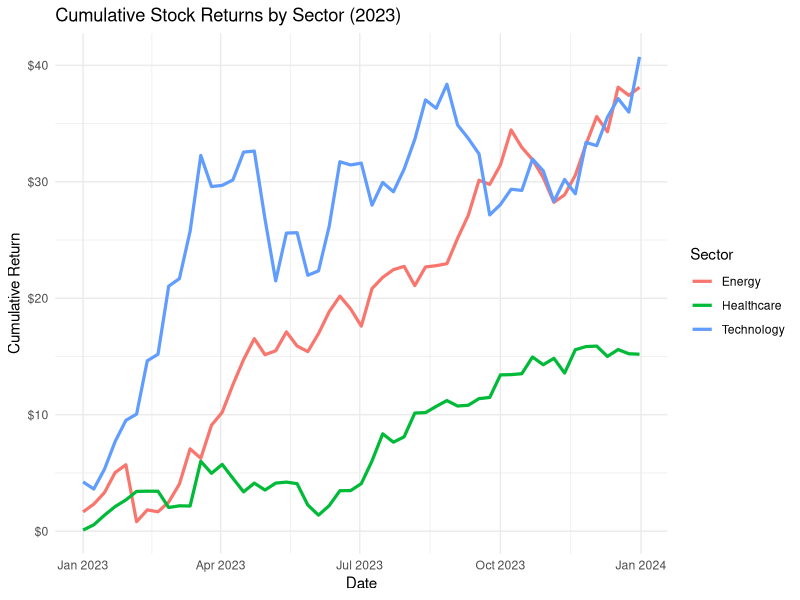
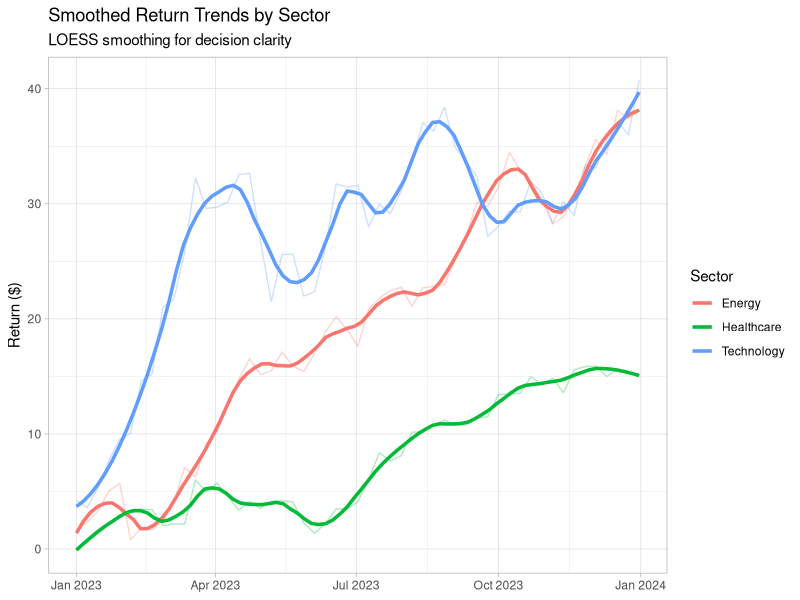
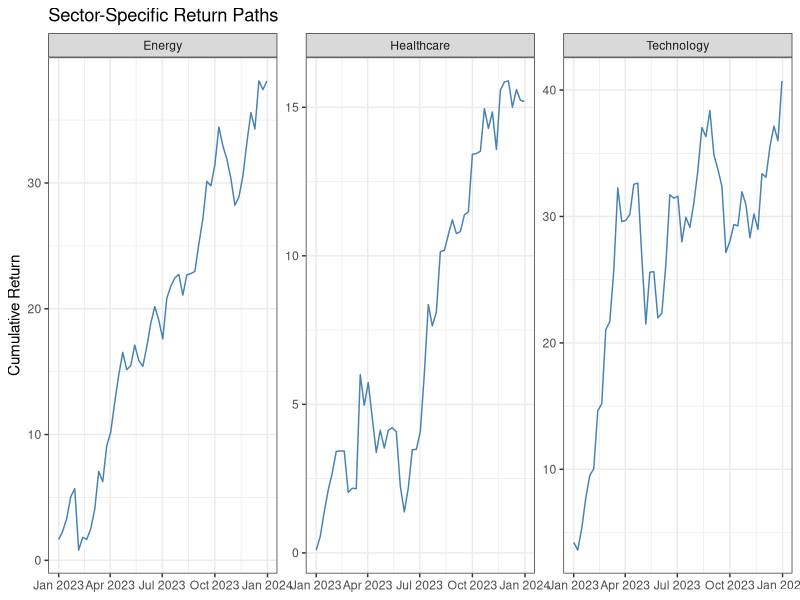
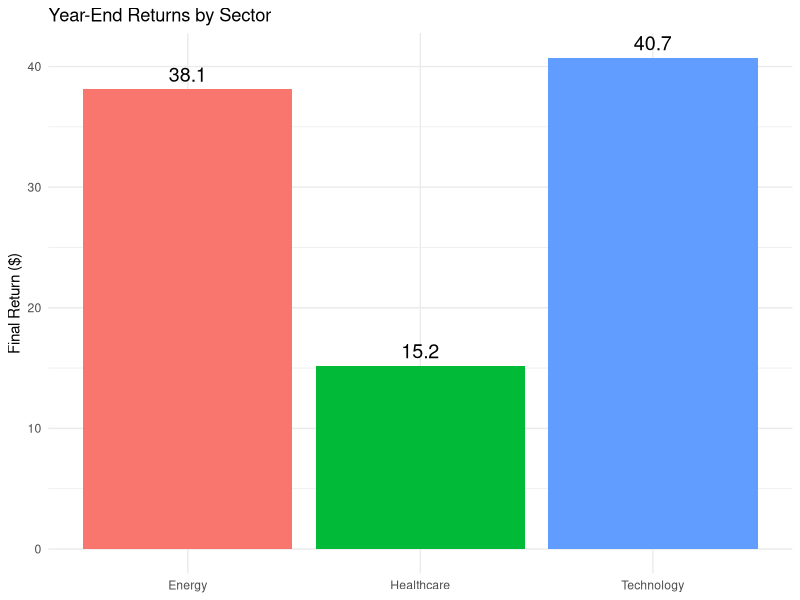
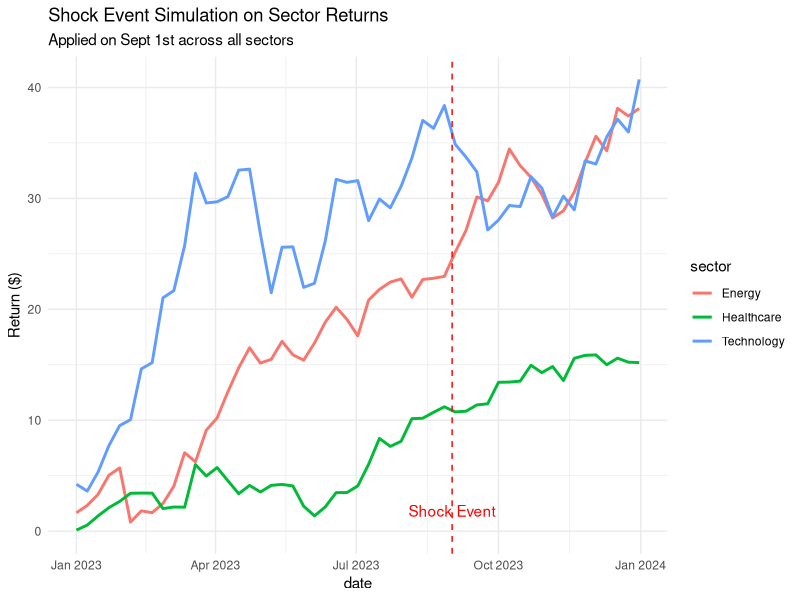

Write the R code that produced these figures, in order.
# Finance-Driven Data Visualization with ggplot2
# Author: Dr. Sunday Adetunji, MD PhD Epi | Data Science & Quant Finance
# Title: "Visual Finance: Strategic Insight from Charts"

# Rooted in insights from:
# - Osterwalder & Pigneur’s *Business Model Generation* (value proposition, key metrics, revenue streams)
# - Berk & DeMarzo’s *Corporate Finance* (risk, return, CAPM, capital budgeting, firm valuation)
# - Dyer et al.’s *Innovator’s DNA* (creative associations for data storytelling)

# ----------------------------------------------------------
# 1. Setup: Libraries & Data Simulation
# ----------------------------------------------------------
library(tidyverse)
library(scales)

# Simulated data for 3 key sectors
set.seed(42)
dates <- seq(as.Date("2023-01-01"), as.Date("2023-12-31"), by = "week")
stocks <- tibble(
  date = rep(dates, 3),
  sector = rep(c("Technology", "Energy", "Healthcare"), each = length(dates)),
  return = c(
    cumsum(rnorm(length(dates), mean = 0.8, sd = 2.5)),
    cumsum(rnorm(length(dates), mean = 0.5, sd = 1.8)),
    cumsum(rnorm(length(dates), mean = 0.6, sd = 1.2))
  )
)

# ----------------------------------------------------------
# 2. Strategic Visuals: Cumulative Returns
# ----------------------------------------------------------
# Value: Shows sector momentum, useful in portfolio design (per Berk & DeMarzo Ch. 10-11)

ggplot(stocks, aes(x = date, y = return, color = sector)) +
  geom_line(size = 1.1) +
  labs(
    title = "Cumulative Stock Returns by Sector (2023)",
    x = "Date",
    y = "Cumulative Return",
    color = "Sector"
  ) +
  theme_minimal() +
  scale_y_continuous(labels = dollar_format(prefix = "$"))

# ----------------------------------------------------------
# 3. Trend Inference with LOESS Smoothing
# ----------------------------------------------------------
# Value: Helps stakeholders recognize macro trends without volatility noise

ggplot(stocks, aes(x = date, y = return, color = sector)) +
  geom_line(alpha = 0.3) +
  geom_smooth(se = FALSE, method = "loess", span = 0.2, size = 1.2) +
  labs(
    title = "Smoothed Return Trends by Sector",
    subtitle = "LOESS smoothing for decision clarity",
    x = NULL, y = "Return ($)", color = "Sector"
  ) +
  theme_light()

# ----------------------------------------------------------
# 4. Faceted Panels: Investor Lens
# ----------------------------------------------------------
# Use: Enables VCs or finance managers to assess individual industry behavior

ggplot(stocks, aes(x = date, y = return)) +
  geom_line(color = "steelblue") +
  facet_wrap(~sector, scales = "free_y") +
  labs(
    title = "Sector-Specific Return Paths",
    x = NULL, y = "Cumulative Return"
  ) +
  theme_bw()

# ----------------------------------------------------------
# 5. Year-End Distribution for Risk Management
# ----------------------------------------------------------
# Value: Borrowing from *Business Model Generation*, this aligns with key metrics for CFOs
final_return <- stocks %>%
  group_by(sector) %>%
  summarise(end_return = last(return))

ggplot(final_return, aes(x = sector, y = end_return, fill = sector)) +
  geom_col(show.legend = FALSE) +
  geom_text(aes(label = round(end_return, 1)), vjust = -0.5, size = 5) +
  labs(
    title = "Year-End Returns by Sector",
    y = "Final Return ($)", x = NULL
  ) +
  theme_minimal()

# ----------------------------------------------------------
# 6. Scenario Simulation – Governance & Regulation
# ----------------------------------------------------------
# Insight: Scenario-based modeling (inspired by CAPM, arbitrage theory in *Corporate Finance*)
shock_stocks <- stocks %>%
  mutate(shock = if_else(date == as.Date("2023-09-01"), -10, 0),
         return = return + shock)

ggplot(shock_stocks, aes(x = date, y = return, color = sector)) +
  geom_line(size = 1) +
  geom_vline(xintercept = as.Date("2023-09-01"), linetype = "dashed", color = "red") +
  annotate("text", x = as.Date("2023-09-01"), y = 0, label = "Shock Event", vjust = -1.2, color = "red") +
  labs(
    title = "Shock Event Simulation on Sector Returns",
    subtitle = "Applied on Sept 1st across all sectors",
    y = "Return ($)"
  ) +
  theme_minimal()

# ----------------------------------------------------------
# Advanced Insight:
# • Business Model Generation: Use visuals to align ROI, customer segment, and revenue stream.
# • Corporate Finance: Use graphs for DCF insight, IRR visibility, and risk-return profiles.
# • Innovator's DNA: Combine financial metrics with creative cross-industry visuals to craft strategy.
